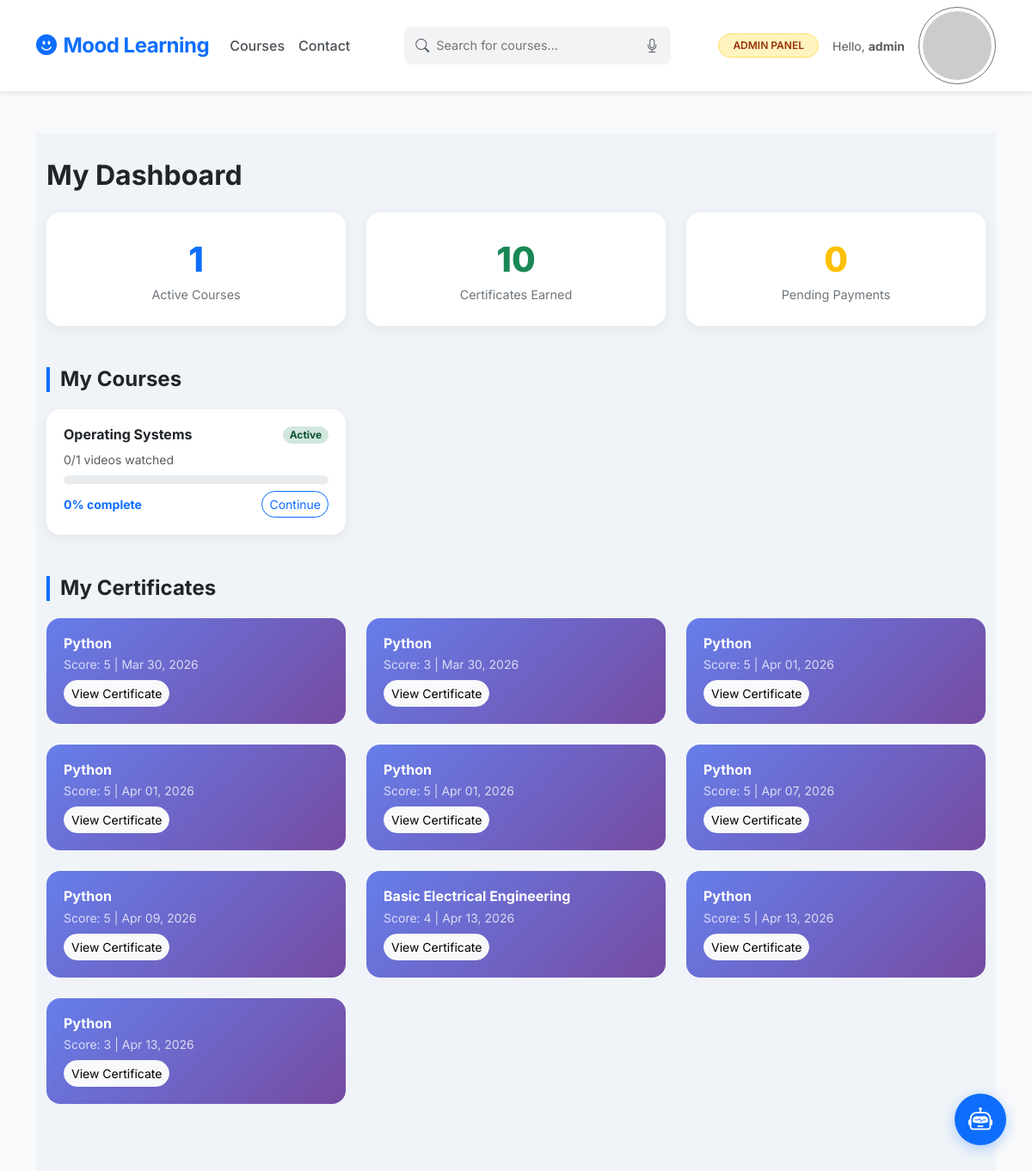
The page /dashboard/ (signed in) on the database its author committed.
### learning/models.py (models this page shows, shortened)
class Course(models.Model):
    stream = models.ForeignKey(Stream, on_delete=models.CASCADE,null=True, blank=True)
    title = models.CharField(max_length=255)
    description = models.TextField(default="No description provided.")
    image = models.ImageField(upload_to='course_images/', null=True, blank=True)
    thumbnail = models.ImageField(upload_to='courses/', blank=True, null=True) # Kept both image fields to avoid errors
    mood = models.CharField(max_length=50)
    ppt_file = models.FileField(upload_to='courses/ppts/', null=True, blank=True)
    audio_file = models.FileField(upload_to='courses/audio/', null=True, blank=True)
    assignment_desc = models.TextField(null=True, blank=True)
    price = models.DecimalField(max_digits=10, decimal_places=2, default=0.00)

class Certificate(models.Model):
    course = models.ForeignKey(Course, on_delete=models.CASCADE)
    student_name = models.CharField(max_length=100)
    score = models.IntegerField()
    date = models.DateField(auto_now_add=True)
    created_at = models.DateTimeField(auto_now_add=True)

### learning/views.py (the view)
# urls.py: path('dashboard/', views.student_dashboard, name='student_dashboard'),
@login_required
def student_dashboard(request):
    enrollments = Enrollment.objects.filter(user=request.user).select_related('course')
    active_enrollments = enrollments.filter(is_active=True)
    pending_enrollments = enrollments.filter(is_active=False)
    course_progress = []
    for enrollment in active_enrollments:
        total_videos = Video.objects.filter(course=enrollment.course).count()
        watched = VideoProgress.objects.filter(user=request.user, video__course=enrollment.course, watched=True).count()
        pct = int((watched / total_videos) * 100) if total_videos > 0 else 0
        course_progress.append({
            'course': enrollment.course,
            'total_videos': total_videos,
            'watched': watched,
            'progress_pct': pct,
            'enrollment': enrollment,
        })
    certificates = Certificate.objects.filter(
        student_name=request.user.get_full_name() or request.user.username
    ).select_related('course')
    return render(request, 'learning/student_dashboard.html', {
        'course_progress': course_progress,
        'pending_enrollments': pending_enrollments,
        'certificates': certificates,
        'total_enrolled': active_enrollments.count(),
        'total_certs': certificates.count(),
    })

### moodproject/dev_csrf.py (called while the page is built)
def _is_local_origin(origin: str) -> bool:
    if not origin:
        return False
    try:
        host = urlparse(origin).hostname
    except Exception:
        return False
    return host in _LOCAL_HOSTS

    def process_view(self, request, callback, callback_args, callback_kwargs):
        if settings.DEBUG:
            origin = request.META.get("HTTP_ORIGIN") or request.META.get("HTTP_REFERER")
            host = request.get_host().split(":")[0]
            if _is_local_origin(origin) or host in _LOCAL_HOSTS:
                return None
        return super().process_view(request, callback, callback_args, callback_kwargs)

    def __call__(self, request):
        response = self.get_response(request)
        ctype = response.get("Content-Type", "")
        if ctype.startswith("text/html") and "charset" not in ctype.lower():
            response["Content-Type"] = "text/html; charset=utf-8"
        return response

### learning/templates/templates/learning/student_dashboard.html (shortened to what this page needs)
{% extends 'learning/base.html' %}
{% block content %}
<div class="dash-wrapper">
    <div class="container">
        <h2 class="fw-bold mb-4">My Dashboard</h2>
        <div class="row g-4 mb-5">
            <div class="col-md-4">
                <div class="stat-card">
                    <div class="stat-number text-primary">{{ total_enrolled }}</div>
                    <div class="stat-label">Active Courses</div>
                </div>
            </div>
            <div class="col-md-4">
                <div class="stat-card">
                    <div class="stat-number text-success">{{ total_certs }}</div>
                    <div class="stat-label">Certificates Earned</div>
                </div>
            </div>
            <div class="col-md-4">
                <div class="stat-card">
                    <div class="stat-number text-warning">{{ pending_enrollments|length }}</div>
                    <div class="stat-label">Pending Payments</div>
                </div>
            </div>
        </div>
        {% if course_progress %}
        <h4 class="section-title">My Courses</h4>
        <div class="row g-4 mb-5">
            {% for cp in course_progress %}
            <div class="col-md-6 col-lg-4">
                <div class="progress-card">
                    <div class="d-flex justify-content-between align-items-start mb-2">
                        <h6 class="fw-bold mb-0">{{ cp.course.title }}</h6>
                        <span class="badge badge-active rounded-pill">Active</span>
                    </div>
                    <p class="text-muted small mb-2">{{ cp.watched }}/{{ cp.total_videos }} videos watched</p>
                    <div class="progress-bar-custom mb-2">
                    </div>
                    <div class="d-flex justify-content-between align-items-center">
                        <span class="small fw-bold text-primary">{{ cp.progress_pct }}% complete</span>
                        <a href="{% url 'course_videos' cp.course.id %}" class="btn btn-sm btn-outline-primary rounded-pill">Continue</a>
                    </div>
                </div>
            </div>
            {% endfor %}
        </div>
        {% endif %}
        {% if certificates %}
        <h4 class="section-title">My Certificates</h4>
        <div class="row g-4 mb-5">
            {% for cert in certificates %}
            <div class="col-md-6 col-lg-4">
                <div class="cert-card">
                    <h6 class="fw-bold mb-1">{{ cert.course.title }}</h6>
                    <p class="small opacity-75 mb-2">Score: {{ cert.score }} | {{ cert.created_at|date:"M d, Y" }}</p>
                    <a href="{% url 'download_certificate' cert.id %}" class="btn btn-sm btn-light rounded-pill">View Certificate</a>
                </div>
            </div>
            {% endfor %}
        </div>
        {% endif %}
    </div>
</div>
{% endblock %}

### learning/templates/templates/learning/navbar.html (shortened to what this page needs)
<!DOCTYPE html>
<html lang="en">
<head>
    <link href="https://cdn.jsdelivr.net/npm/bootstrap@5.3.0/dist/css/bootstrap.min.css" rel="stylesheet">
    <link rel="stylesheet" href="https://cdn.jsdelivr.net/npm/bootstrap-icons@1.11.1/font/bootstrap-icons.css">
</head>
<body>
<nav class="navbar navbar-expand-lg sticky-top py-2 shadow-sm">
    <div class="container">
        <a class="navbar-brand fs-4" href="{% url 'index' %}">
            <i class="bi bi-emoji-smile-fill me-2"></i>Mood Learning
        </a>
        <div class="collapse navbar-collapse" id="navContent">
            <ul class="navbar-nav me-auto">
                <li class="nav-item"><a class="nav-link" href="{% url 'mood_select' %}">Courses</a></li>
                <li class="nav-item"><a class="nav-link" href="{% url 'contact' %}">Contact</a></li>
            </ul>
            {% if request.resolver_match.url_name != 'login' and request.resolver_match.url_name != 'register' %}
            <form class="d-none d-lg-flex mx-auto" action="{% url 'recommend_courses' %}" method="GET">
                <div class="search-container-pro d-flex align-items-center">
                    <i class="bi bi-search text-muted"></i>
                    <input type="text" id="searchInput" name="search" class="search-input-pro" placeholder="Search for courses...">
                    <button class="btn btn-link p-0 text-muted" type="button" onclick="startDictation()">
                        <i class="bi bi-mic"></i>
                    </button>
                </div>
            </form>
            {% endif %}
            <ul class="navbar-nav ms-auto align-items-center">
                {% if user.is_authenticated %}
                    {% if user.is_staff %}
                    <li class="nav-item me-3">
                        <a class="btn btn-sm admin-badge rounded-pill px-3" href="{% url 'admin_dashboard' %}">ADMIN PANEL</a>
                    </li>
                    {% endif %}
                    <li class="nav-item d-none d-lg-block me-3">
                        <span class="small text-muted">Hello, <strong>{{ user.username }}</strong></span>
                    </li>
                    <li class="nav-item">
                        <button class="btn btn-outline-secondary btn-sm rounded-circle p-1"
                                type="button" data-bs-toggle="offcanvas" data-bs-target="#rightSidebar">
                            <img src="https://ui-avatars.com/api/?name={{ user.username }}&background=0D6EFD&color=fff&size=32" class="rounded-circle" alt="user">
                        </button>
                    </li>
                {% else %}
                    <li class="nav-item"><a class="nav-link me-2" href="{% url 'login' %}">Sign In</a></li>
                    <li class="nav-item"><a class="btn btn-primary btn-sm rounded-pill px-4" href="{% url 'register' %}">Register</a></li>
                {% endif %}
            </ul>
        </div>
    </div>
</nav>
<div class="ai-chat-launcher" onclick="toggleChat()">
    <i class="bi bi-robot text-white fs-3"></i>
</div>
</body>
</html>

### learning/templates/templates/learning/base.html (style rules this page uses)
body { font-family: 'Poppins', sans-serif; background: #f8f9fa; }

### learning/templates/templates/learning/navbar.html (style rules this page uses)
body { font-family: 'Inter', sans-serif; background-color: #f8f9fa; }
.navbar { background-color: #ffffff !important; border-bottom: 1px solid #e9ecef; }
.navbar-brand { font-weight: 700; color: #0d6efd !important; letter-spacing: -0.5px; }
.nav-link { color: #495057 !important; font-weight: 500; transition: color 0.2s; }
.search-container-pro { background: #f1f3f5; border-radius: 8px; padding: 2px 12px; border: 1px solid transparent; transition: all 0.2s; }
.search-input-pro { border: none; background: transparent; outline: none; padding: 8px; width: 250px; font-size: 0.9rem; }
.admin-badge { background-color: #fff3bf; color: #963207; border: 1px solid #ffe066; font-weight: 600; font-size: 0.75rem; }
.ai-chat-launcher { position: fixed; bottom: 30px; right: 30px; width: 60px; height: 60px; background: #0d6efd; border-radius: 50%; box-shadow: 0 4px 15px rgba(13,110,253,0.3); cursor: pointer; display: flex; align-items: center; justify-content: center; z-index: 2000; transition: transform 0.2s ease-in-out; }

### learning/templates/templates/learning/student_dashboard.html (style rules this page uses)
.dash-wrapper { min-height: 90vh; padding: 30px 0; background: #f0f4f8; }
.stat-card { background: white; border-radius: 16px; padding: 25px; box-shadow: 0 4px 15px rgba(0,0,0,0.06); text-align: center; }
.stat-number { font-size: 2.5rem; font-weight: 800; }
.stat-label { color: #6c757d; font-size: 0.9rem; }
.progress-card { background: white; border-radius: 16px; padding: 20px; box-shadow: 0 4px 15px rgba(0,0,0,0.06); transition: transform 0.2s; }
.progress-bar-custom { height: 10px; border-radius: 5px; background: #e9ecef; overflow: hidden; }
.badge-active { background: #d1e7dd; color: #0f5132; }
.cert-card { background: linear-gradient(135deg, #667eea 0%, #764ba2 100%); color: white; border-radius: 16px; padding: 20px; }
.section-title { font-weight: 700; border-left: 4px solid #0d6efd; padding-left: 12px; margin-bottom: 20px; }

### rows shown on the page
Course: course "Operating Systems", watched "0", total_videos "1", progress_pct "0"
Certificate: course "Python", score "5", created_at "Mar 30, 2026"
Certificate: course "Python", score "3", created_at "Mar 30, 2026"
Certificate: course "Python", score "5", created_at "Apr 01, 2026"
Certificate: course "Python", score "5", created_at "Apr 01, 2026"
Certificate: course "Python", score "5", created_at "Apr 01, 2026"
Certificate: course "Python", score "5", created_at "Apr 07, 2026"
Certificate: course "Python", score "5", created_at "Apr 09, 2026"
Certificate: course "Basic Electrical Engineering", score "4", created_at "Apr 13, 2026"
Certificate: course "Python", score "5", created_at "Apr 13, 2026"
Certificate: course "Python", score "3", created_at "Apr 13, 2026"

### other values the page prints
{{ user.username }} "admin"
{{ total_enrolled }} "1"
{{ total_certs }} "10"
{{ pending_enrollments|length }} "0"
